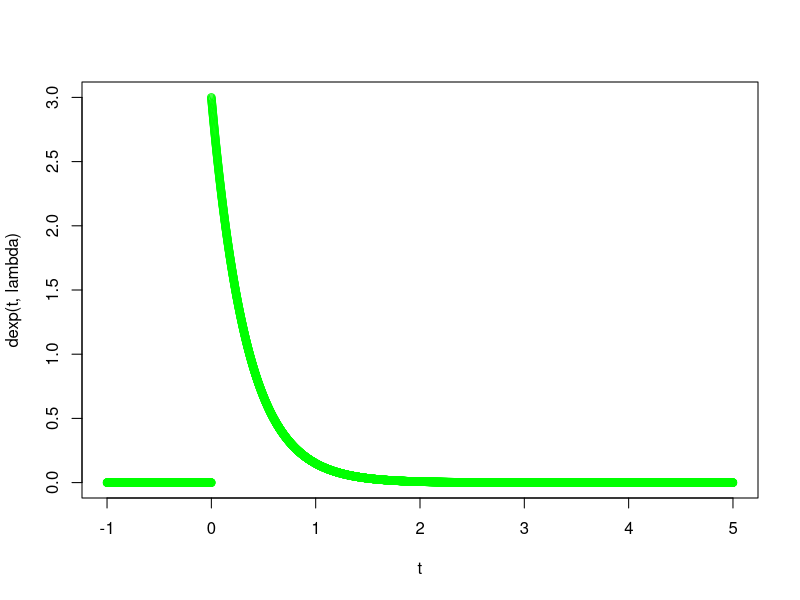
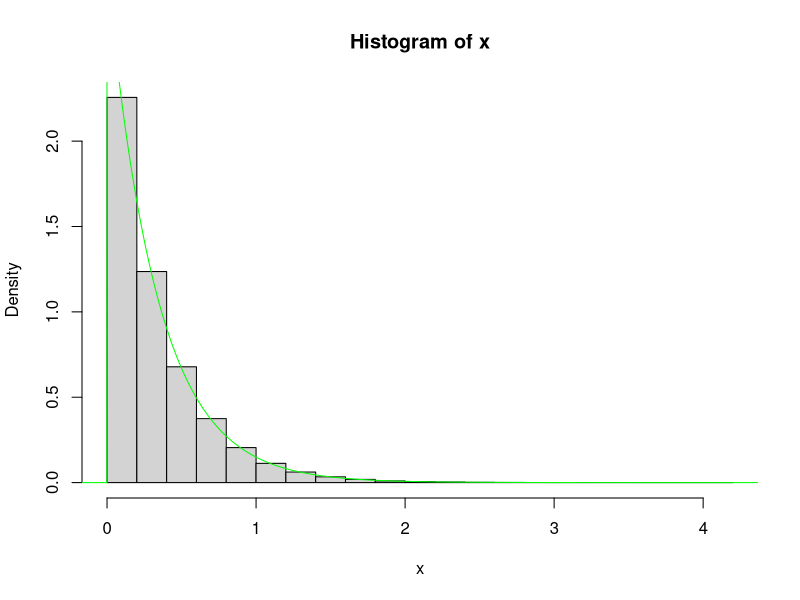

Recreate these plots in R, in order.
#simularea unei valori dintr-o exponetiala de param lambda
lambda <- 3
set.seed(15)
u <- runif(1)
x <- -1 / lambda * log(u)

t <- seq (-1, 5, 0.001)
plot (t, dexp(t, lambda), col = "green")

#simulare a 10^6 valori dintr-o exponentiala de param lambda

u <- runif(10^6)
x <- -1/lambda*log(u)
hist (x, freq = F)
lines (t, dexp(t, lambda), col = "green")

#TEMA
#Construiti un alg care simuleaza 10^6 valori din repartitia lucrata in lab cu metoda inversa   
 
